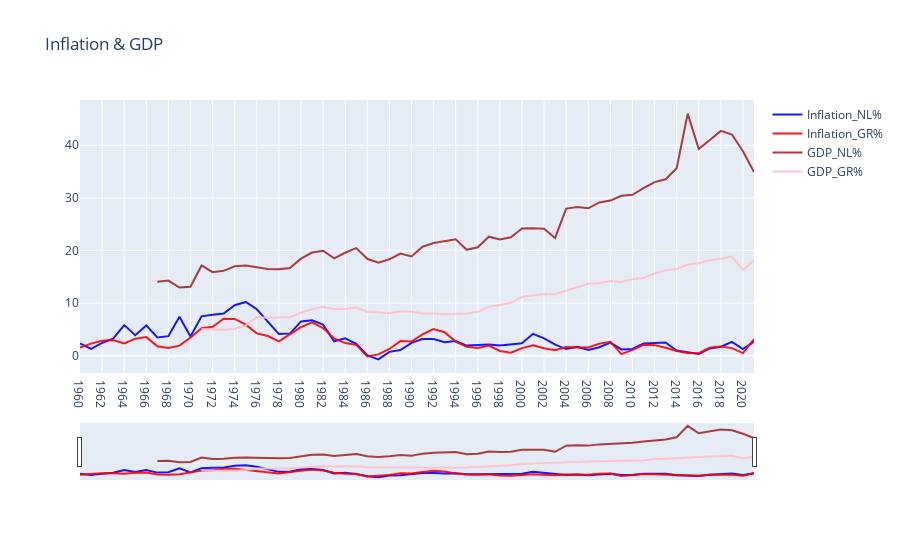

The cell this chart's notebook holds for it:
### Markdown cell above
Creating a figure and tracers(for indicators):

### Code cell
fig = go.Figure()

fig.add_trace(go.Scatter(
    x=Inflation_Netherlands.index,
    y=Inflation_Netherlands['World Development Indicators'],
    name='Inflation_NL%',
    line_color='blue',
    opacity=0.9
))
fig.add_trace(go.Scatter(
    x=Inflation_Germany.index,
    y=Inflation_Germany['World Development Indicators'],
    name='Inflation_GR%',
    line_color='red',
    opacity=0.9
))
fig.add_trace(go.Scatter(
    x=GDP_Netherlands.index,
    y=GDP_Netherlands['World Development Indicators'],
    name='GDP_NL%',
    line_color='brown',
    opacity=0.9
))
fig.add_trace(go.Scatter(
    x=GDP_Germany.index,
    y=GDP_Germany['World Development Indicators'],
    name='GDP_GR%',
    line_color='pink',
    opacity=0.9
))
fig.update_layout(xaxis_range=['2005-01-01','2020-12-31'],
    title_text='Inflation & GDP',
    xaxis_rangeslider_visible=True
     )

fig.show()
